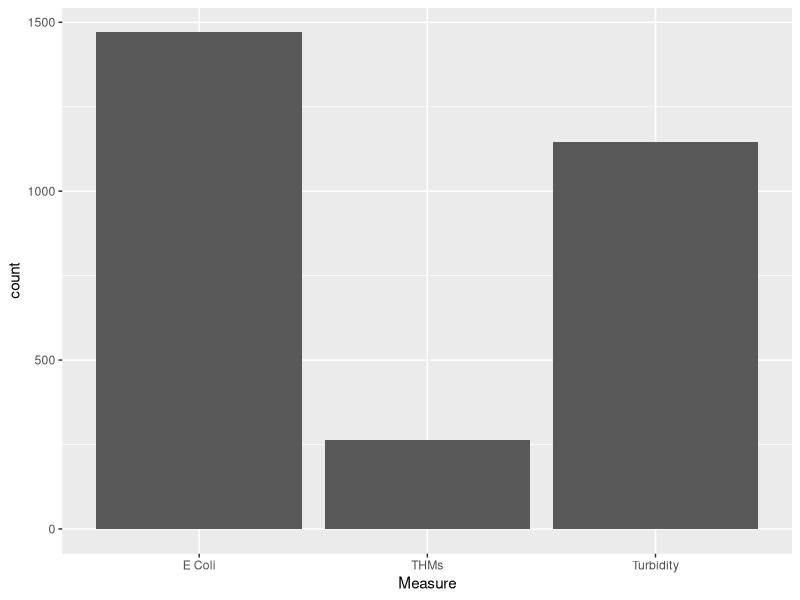
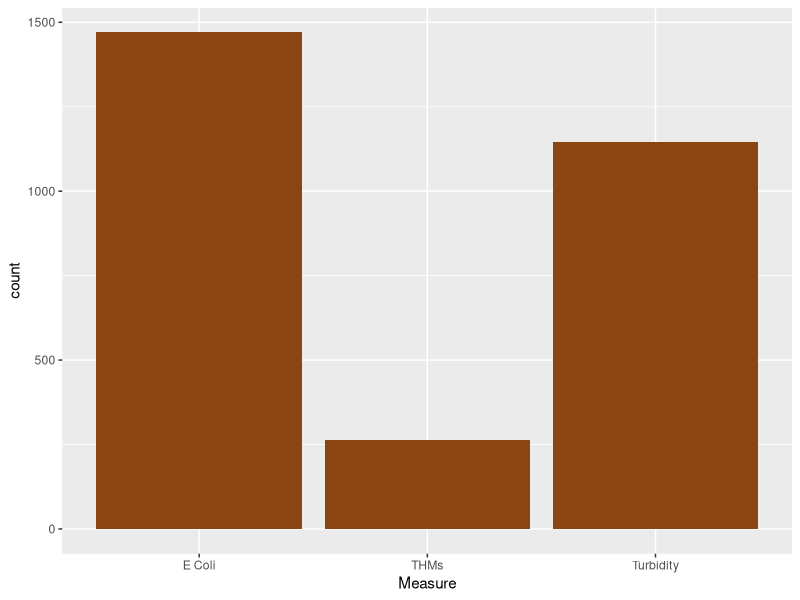
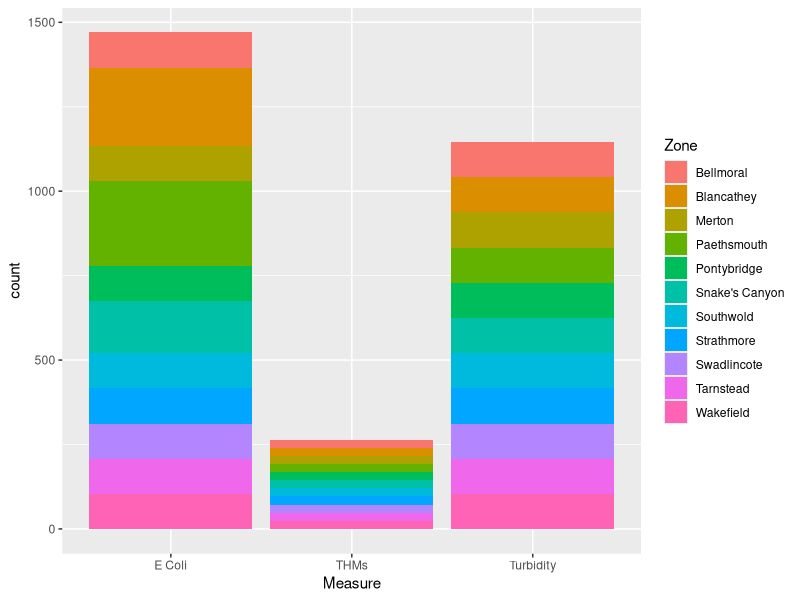
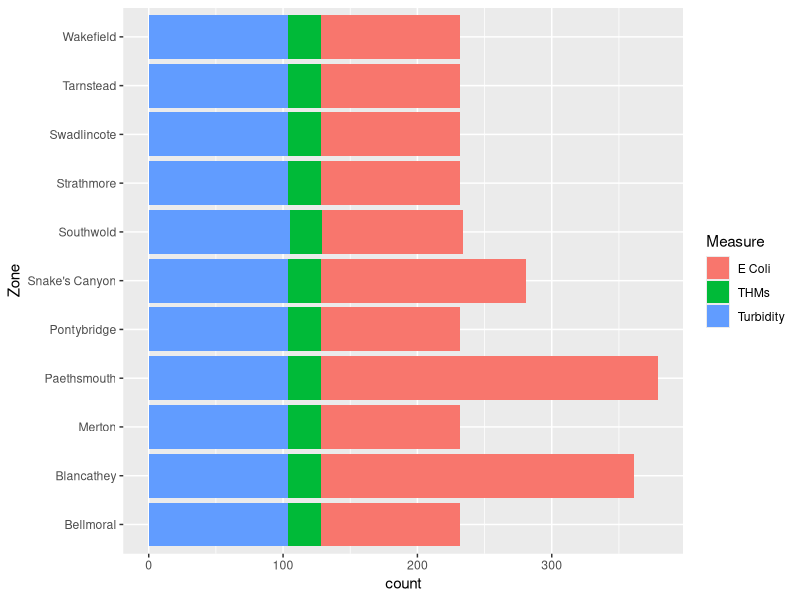
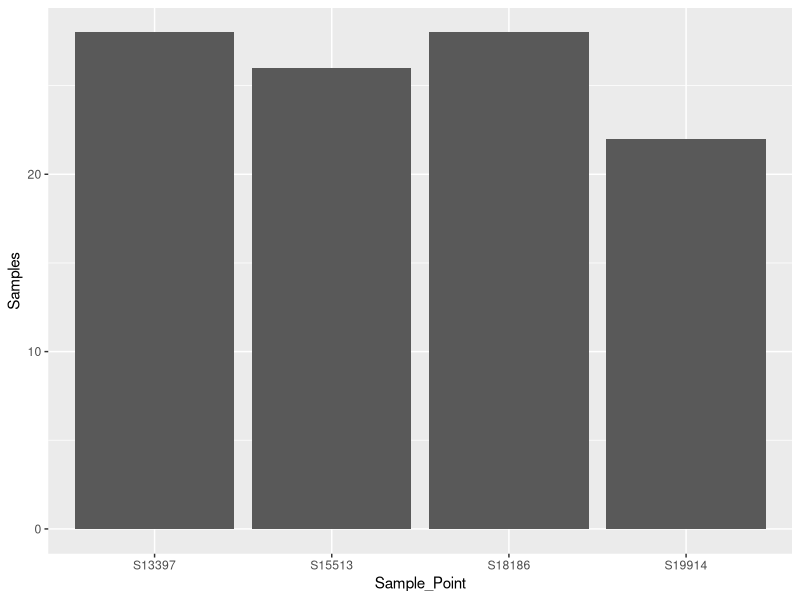
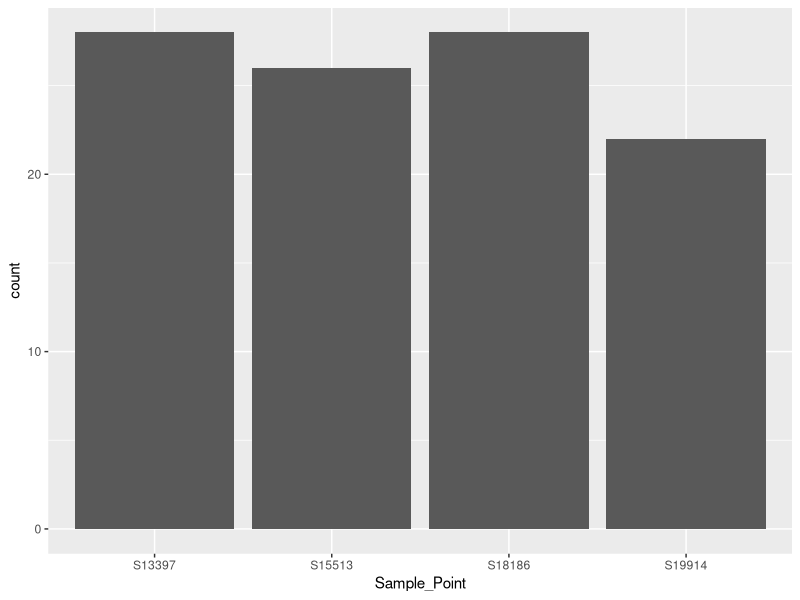
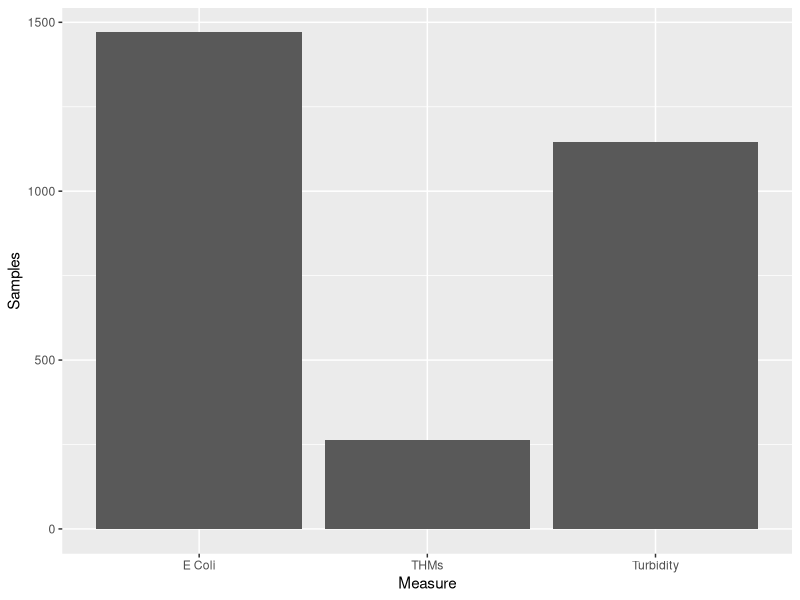
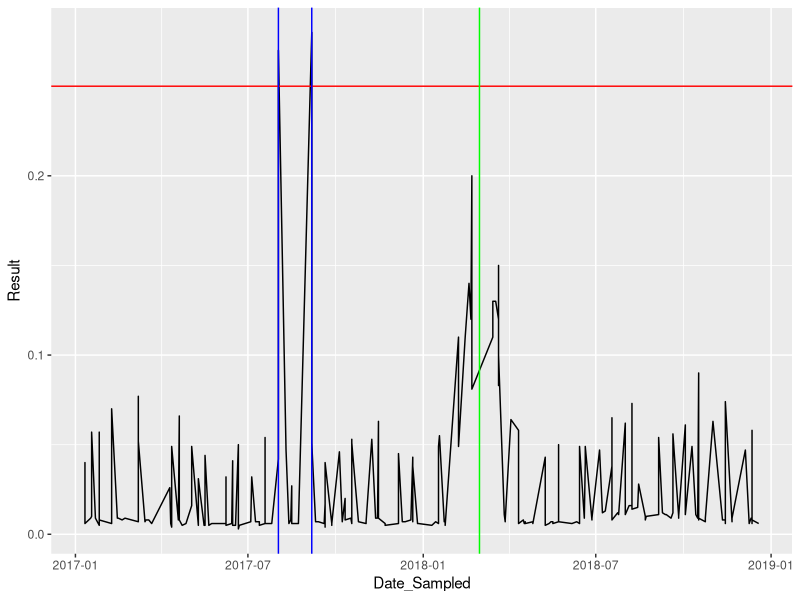

These figures' R source, in order:
## Visualisations for sssion 4

## Load data
library(tidyverse)
gormsey <- read_csv("casestudy1/gormsey.csv")
str(gormsey)

## Basics
ggplot(gormsey, aes(Measure)) + 
    geom_bar()
ggsave("manuscript/resources/session4/gormsey_measures.png", width = 8, height = 6)

## Add colour
ggplot(gormsey, aes(Measure)) + 
    geom_bar(fill = "chocolate4")
ggsave("manuscript/resources/session4/gormsey_measures_col.png", width = 8, height = 6)

# Aesthethics
ggplot(gormsey, aes(Measure, fill = Zone)) + 
    geom_bar()
ggsave("manuscript/resources/session4/gormsey_measures_zones.png", width = 8, height = 6)

# Coords flipped
ggplot(gormsey, aes(Zone, fill = Measure)) + 
    geom_bar() + 
    coord_flip()
ggsave("manuscript/resources/session4/gormsey_zones.png", width = 8, height = 6)

## Columns
turbidity_merton <- subset(gormsey, Zone == "Merton" & Measure == "Turbidity")
samples <- as.data.frame(table(turbidity_merton$Sample_Point))
names(samples) <- c("Sample_Point", "Samples")
samples <- subset(samples, Samples != 0)
                  
ggplot(samples, aes(Sample_Point, Samples)) +
    geom_col() 
ggsave("manuscript/resources/session4/gormsey_turbidity_merton.png", width = 8, height = 6)

## Recreate this chart using the bar geom.
ggplot(turbidity_merton, aes(Sample_Point)) + geom_bar()

## Use the aggregate and length functions to create a data frame that count the number of samples for each analyte (measure) and visualise it with a bar chart
measures <- aggregate(list(Samples = gormsey$Sample_No), 
                      list(Measure = gormsey$Measure), length)
ggplot(measures, aes(Measure, Samples)) + 
    geom_col()



## Time series
class(gormsey$Date_Sampled)
gormsey$Date_Sampled <- as.Date(gormsey$Date_Sampled)
class(gormsey$Date_Sampled)

thm <- subset(gormsey, Measure == "THMs")

## abline
mx <- which(thm$Result >= 0.25)

ggplot(thm, aes(Date_Sampled, Result)) +
    geom_line() + 
    geom_hline(yintercept = .25, col = "red") + 
    geom_vline(xintercept = thm$Date_Sampled[mx], col = "blue") + 
    geom_vline(xintercept = as.Date("2018-03-01"), col = "green")
ggsave("manuscript/resources/session4/gormsey_thm_time_series.png", width = 8, height = 6)

## Add the trend line the THM timeseries. Experiment with the two different methods.
ggplot(subset(gormsey, Measure == "THMs"), aes(Date_Sampled, Result)) +
    geom_line() +
    geom_hline(yintercept = .25, col = "red") +
    geom_smooth(method = lm) +
    geom_smooth(method = loess, col = "green") 

ggsave("manuscript/resources/session4/gormsey_thm_trend.png", width = 8, height = 6)



ggplot(gormsey, aes(Zone, Result)) + geom_boxplot() + coord_flip()

## boxplot
turbidity <- subset(gormsey, Measure == "Turbidity" & Zone == "Merton" | Zone == "Southwold")


ggplot(turbidity, aes(Zone, Result)) + 
    geom_boxplot()

ggplot(thm, aes(Zone, Result)) + 
    geom_boxplot() + 
    coord_flip() + 
    geom_hline(yintercept = 0.25, col = "red")
ggsave("manuscript/resources/session4/gormsey_thm_zone.png", width = 8, height = 6)


## Facets
ggplot(gormsey, aes(Date_Sampled, Result, col = Measure)) + 
    geom_line() + 
    facet_wrap(~Measure, scales = "free_y")


ggsave("manuscript/resources/session4/gormsey_thm_turbidity.png", width = 8, height = 6)

## Themes
library(gridExtra)
p <- ggplot(gormsey, aes(Measure)) + geom_bar()
a <- p + theme_classic(base_size = 22)+ ggtitle("theme_clasic()")
b <- a + theme_bw(base_size = 22) + ggtitle("theme_bw()")
c <- a + theme_dark(base_size = 22) + ggtitle("theme_dark()")
d <- a + theme_void(base_size = 22) + ggtitle("theme_void()")

png("manuscript/resources/session4/themes.png", width = 1024, height = 1024)
grid.arrange(a, b, c, d)
dev.off()
